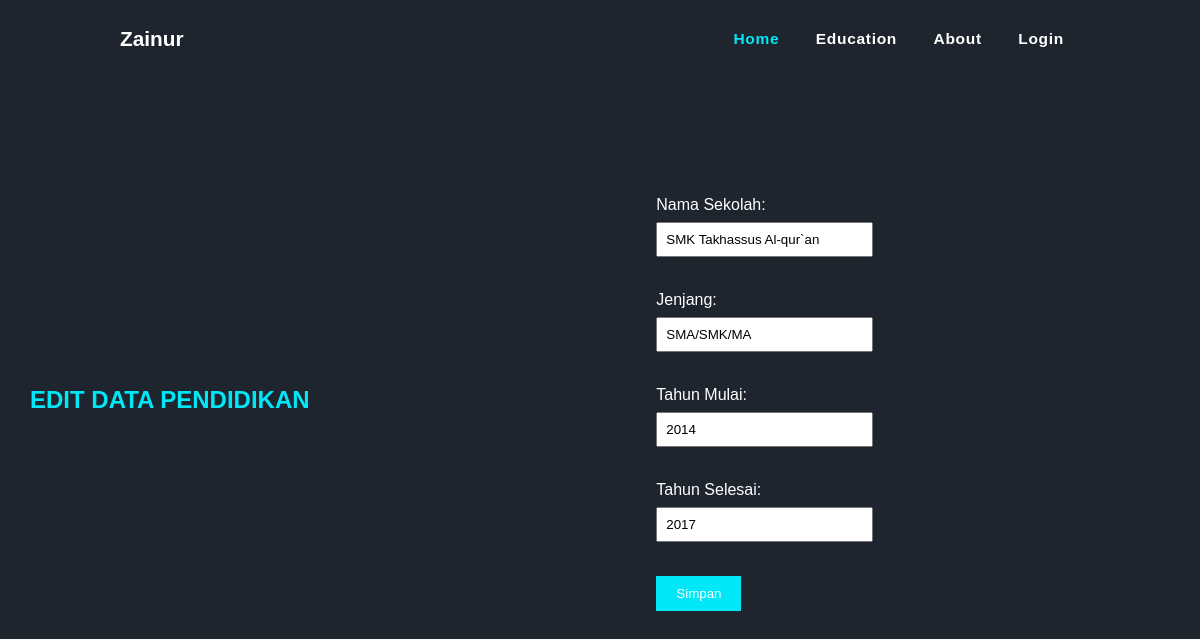
The page /edit.php?id=3 on the database its author committed.
### tables this page shows
CREATE TABLE `education` (
  `id` int(11) NOT NULL,
  `school_name` varchar(255) DEFAULT NULL,
  `degree` varchar(255) DEFAULT NULL,
  `start_year` int(11) DEFAULT NULL,
  `end_year` int(11) DEFAULT NULL
);

### edit.php (the view, shortened to what this page needs)
<!DOCTYPE html>
<html lang="en">
<head>
    <link rel="stylesheet" href="https://cdn.jsdelivr.net/npm/bootstrap-icons@1.10.5/font/bootstrap-icons.css">
    <link rel="stylesheet" type="text/css" href="style.css">
</head>
<body>
    <?php
        include "nav.php";
        include "koneksi.php";
        if ($_SERVER["REQUEST_METHOD"] == "POST") {
            $id = $_POST["id"];
            $school_name = $_POST["school_name"];
            $degree = $_POST["degree"];
            $start_year = $_POST["start_year"];
            $end_year = $_POST["end_year"];
            $query = "UPDATE education SET school_name='$school_name', degree='$degree', start_year='$start_year', end_year='$end_year' WHERE id=$id";
            if (mysqli_query($koneksi, $query)) {
                header("Location: edu.php");
                exit();
            } else {
                echo "Error: " . $query . "<br>" . mysqli_error($koneksi);
            }
        } else {
            if (isset($_GET['id'])) {
                $id = $_GET['id'];
                $query = mysqli_query($koneksi, "SELECT * FROM education WHERE id = $id");
                if (mysqli_num_rows($query) == 1) {
                    $row = mysqli_fetch_array($query);
                    $school_name = $row['school_name'];
                    $degree = $row['degree'];
                    $start_year = $row['start_year'];
                    $end_year = $row['end_year'];
                } else {
                    echo "Data tidak ditemukan.";
                    exit();
                }
            } else {
                echo "ID tidak diberikan.";
                exit();
            }
        }
    ?>
    <div class="main">
        <div class="detail" text-align="center">
            <h1><span style="color:#00E8F8;">EDIT DATA PENDIDIKAN</span></h1>
        </div>
        <div class="form-container">
            <br>
            <form method="post">
            <br><label for="school_name">Nama Sekolah:</label>
            <input type="text" name="school_name" value="<?php echo $school_name; ?>" required></br>
            <br><label for="degree">Jenjang:</label>
            <input type="text" name="degree" value="<?php echo $degree; ?>" required></br>
            <br><label for="start_year">Tahun Mulai:</label>
            <input type="text" name="start_year" value="<?php echo $start_year; ?>" required></br>
            <br><label for="end_year">Tahun Selesai:</label>
            <input type="text" name="end_year" value="<?php echo $end_year; ?>" required></br>
            <br><input type="submit" value="Simpan"></br>
            </form>
        </div>
    </div>
</body>
</html>

### style.css (style rules this page uses)
* { margin: 0; padding: 0; }
body { font-family: 'Poppins', sans-serif; max-height: 100vh; background-color: #1F252E; color: #fff; }
h1 { margin-bottom: 30px; display:inline; }
.main { display:flex; flex-wrap: wrap; justify-content: space-between; align-items: center; margin: 5rem auto; }
.main h1 { margin-left: 30px; font-size: 2.5rem; font-weight: 600; color: #fff; }
.main .form-container { display: flex; }
.form-container { max-width: 400px; margin: 20px auto; display: inline; justify-content: flex-start; align-items: center; }
.form-container label { display:block; margin-bottom: 8px; }
.form-container input[type="text"] { width: 100%; padding: 8px; margin-bottom: 16px; box-sizing: none; }
.form-container input[type="submit"] { background-color: #00E8F8; color: #ffffff; padding: 10px 20px; border: none; cursor: pointer; }
.main h1 span:nth-child(1) { font-size: 1.5rem; }

### rows shown on the page
education: school_name "SMK Takhassus Al-qur`an", degree "SMA/SMK/MA", start_year "2014", end_year "2017"
